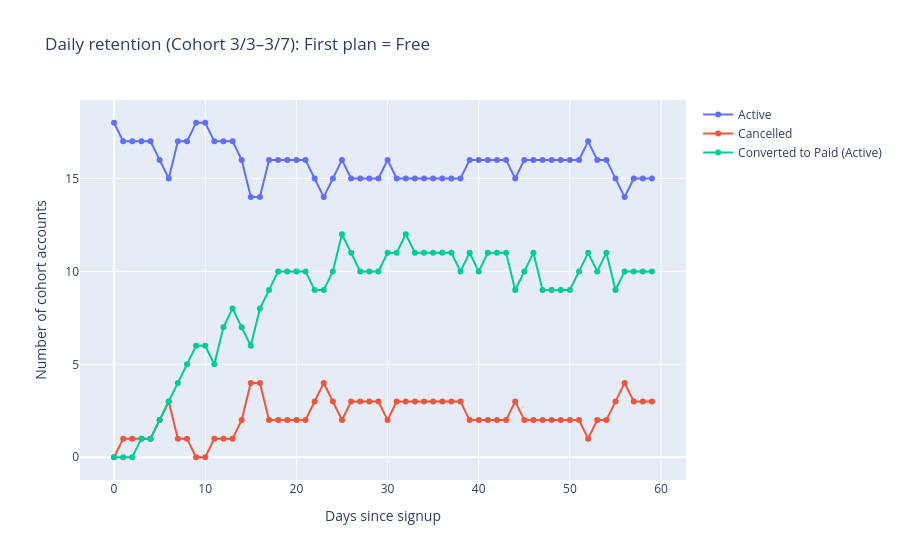
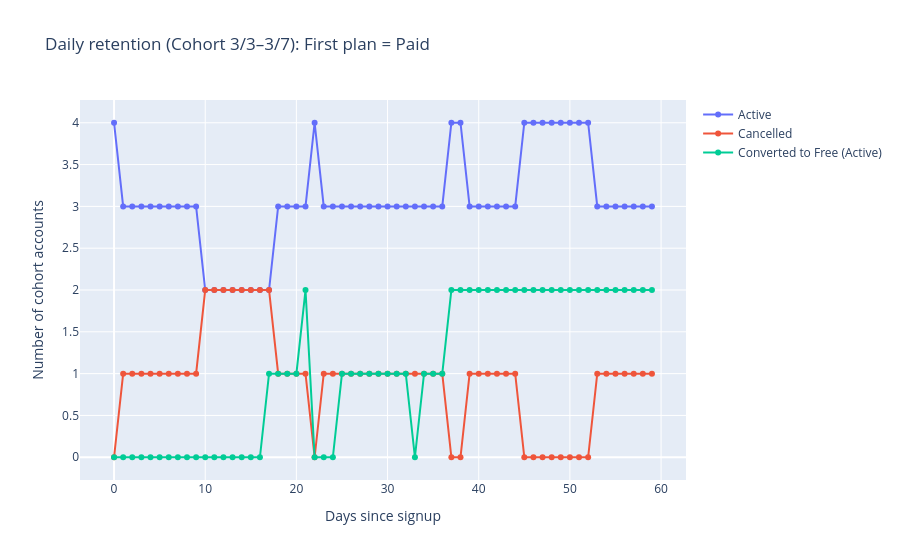
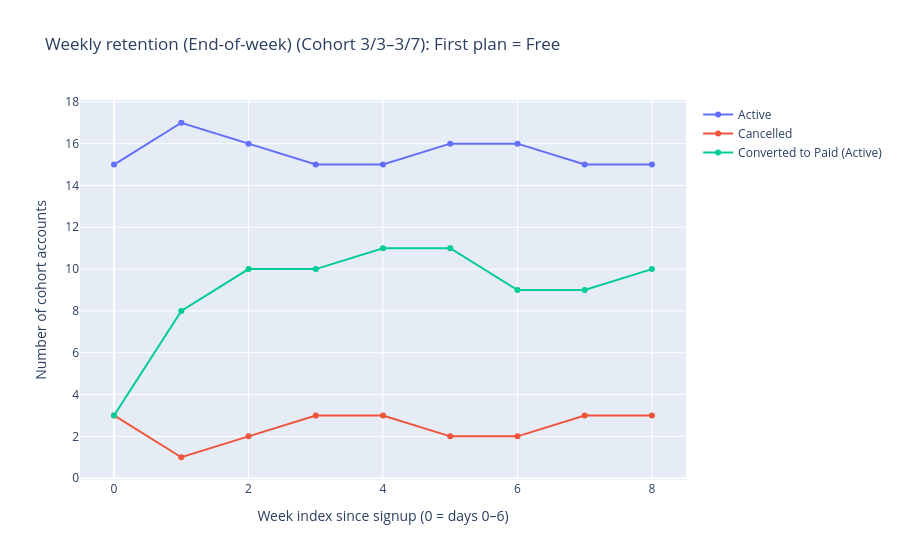
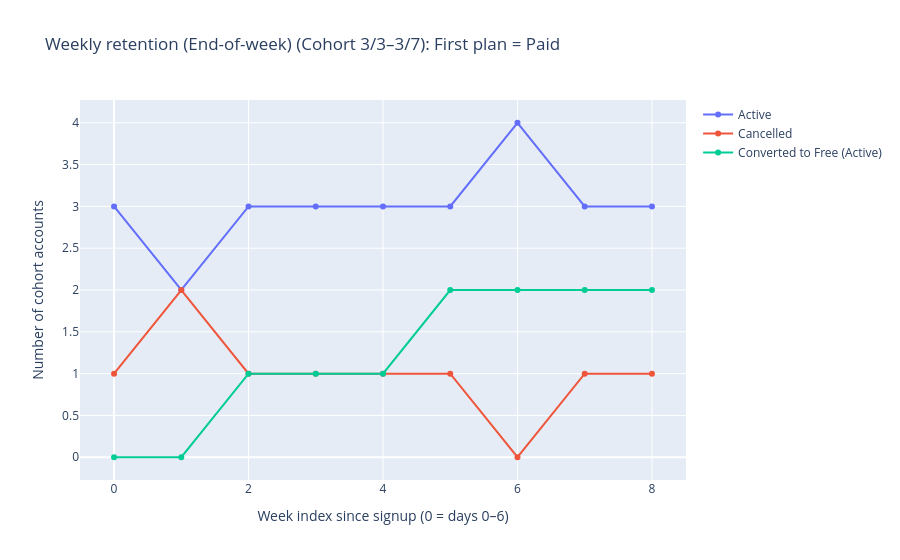

Notebook cell for these charts, in order:
### Markdown cell above
# How many accounts are still using the product in the following days and weeks? What is our retention rate?

### Code cell
'''
How many accounts are still using the product in the following days and weeks? What is our retention rate?
'''
import pandas as pd
import numpy as np
import plotly.express as px

# =========================
# Load + cohort definition
# =========================
PATH = DATA_PATH
df = pd.read_csv(PATH)

df["date"] = pd.to_datetime(df["date"])
df["startdate"] = pd.to_datetime(df["startdate"])

# Normalize strings (prevents Free vs free bugs)
df["plan"] = df["plan"].astype(str).str.strip().str.title()          # "Free"/"Paid"
df["Status"] = df["Status"].astype(str).str.strip().str.title()      # "Active"/"Cancelled"

# Cohort window: accounts created 3/3–3/7 (inclusive)
cohort_start = pd.Timestamp("2025-03-03")
cohort_end   = pd.Timestamp("2025-03-07")

# Identify cohort users by startdate
cohort_users = df.loc[df["startdate"].between(cohort_start, cohort_end), "userid"].unique()

# Keep cohort rows (daily snapshots for the following ~60 days)
cohort_df = df[df["userid"].isin(cohort_users)].copy()

# Keep only the first 60 days after signup (inclusive). Adjust if your case expects 0..59.
cohort_df = cohort_df[cohort_df["DaysSinceStart"].between(0, 60)]

# If any user has multiple rows per day, keep the last one (based on date)
cohort_df = cohort_df.sort_values(["userid", "date"]).drop_duplicates(["userid", "date"], keep="last")

# Determine each user's FIRST plan within the week-long cohort window (typically day 0)
first_plan = (
    cohort_df.sort_values(["userid", "DaysSinceStart"])
             .groupby("userid", as_index=False)
             .first()[["userid", "plan"]]
             .rename(columns={"plan": "first_plan"})
)

cohort_df = cohort_df.merge(first_plan, on="userid", how="left")


# =========================
# Helpers: daily + weekly retention series
# =========================
def compute_daily_series(data: pd.DataFrame, initial_plan: str) -> pd.DataFrame:
    """
    For users whose first_plan == initial_plan:
      - active_count: Status == Active (still using product that day)
      - cancelled_count: Status == Cancelled
      - converted_count:
          * if initial_plan==Free: plan == Paid AND Status == Active  (upgraded & still active)
          * if initial_plan==Paid: plan == Free AND Status == Active  (downgraded & still active)
    Returned index is DaysSinceStart (0..60).
    """
    d = data[data["first_plan"] == initial_plan].copy()

    if initial_plan == "Free":
        converted_mask = (d["plan"] == "Paid") & (d["Status"] == "Active")
        converted_label = "Converted to Paid (Active)"
    else:
        converted_mask = (d["plan"] == "Free") & (d["Status"] == "Active")
        converted_label = "Converted to Free (Active)"

    agg = (
        d.assign(
            is_active=(d["Status"] == "Active"),
            is_cancelled=(d["Status"] == "Cancelled"),
            is_converted=converted_mask
        )
        .groupby("DaysSinceStart", as_index=False)
        .agg(
            Active=("is_active", "sum"),
            Cancelled=("is_cancelled", "sum"),
            Converted=("is_converted", "sum"),
        )
        .sort_values("DaysSinceStart")
    )

    # Tidy for plotting
    tidy = agg.melt(
        id_vars=["DaysSinceStart"],
        value_vars=["Active", "Cancelled", "Converted"],
        var_name="Metric",
        value_name="Accounts",
    )

    # Rename "Converted" legend to something explicit
    tidy["Metric"] = tidy["Metric"].replace({"Converted": converted_label})
    tidy["Metric"] = tidy["Metric"].replace({"Active": "Active", "Cancelled": "Cancelled"})

    return tidy


def compute_weekly_series_end_of_week(data: pd.DataFrame, initial_plan: str) -> pd.DataFrame:
    """
    Weekly version using END-OF-WEEK state:
      - Define week_index = floor(DaysSinceStart / 7)
      - For each user-week, take the last available day in that week as the end-of-week plan/status
      - Aggregate counts per week_index for:
          Active, Cancelled, Converted (same definitions as daily)
    """
    d = data[data["first_plan"] == initial_plan].copy()
    d["week_index"] = (d["DaysSinceStart"] // 7).astype(int)

    # End-of-week snapshot per user-week (last day observed in that week)
    eow = (
        d.sort_values(["userid", "week_index", "DaysSinceStart"])
         .groupby(["userid", "week_index"], as_index=False)
         .tail(1)  # last row in each user-week
    )

    if initial_plan == "Free":
        converted_mask = (eow["plan"] == "Paid") & (eow["Status"] == "Active")
        converted_label = "Converted to Paid (Active)"
    else:
        converted_mask = (eow["plan"] == "Free") & (eow["Status"] == "Active")
        converted_label = "Converted to Free (Active)"

    agg = (
        eow.assign(
            is_active=(eow["Status"] == "Active"),
            is_cancelled=(eow["Status"] == "Cancelled"),
            is_converted=converted_mask
        )
        .groupby("week_index", as_index=False)
        .agg(
            Active=("is_active", "sum"),
            Cancelled=("is_cancelled", "sum"),
            Converted=("is_converted", "sum"),
        )
        .sort_values("week_index")
    )

    tidy = agg.melt(
        id_vars=["week_index"],
        value_vars=["Active", "Cancelled", "Converted"],
        var_name="Metric",
        value_name="Accounts",
    )

    tidy["Metric"] = tidy["Metric"].replace({"Converted": converted_label})
    tidy["Metric"] = tidy["Metric"].replace({"Active": "Active", "Cancelled": "Cancelled"})

    return tidy


def plot_lines(tidy: pd.DataFrame, x_col: str, title: str):
    fig = px.line(
        tidy,
        x=x_col,
        y="Accounts",
        color="Metric",
        markers=True,
        title=title
    )
    fig.update_layout(
        xaxis_title=("Days since signup" if x_col == "DaysSinceStart" else "Week index since signup (0 = days 0–6)"),
        yaxis_title="Number of cohort accounts",
        legend_title=""
    )
    fig.show()


# =========================
# Daily retention plots
# =========================
daily_free = compute_daily_series(cohort_df, initial_plan="Free")
plot_lines(
    daily_free,
    x_col="DaysSinceStart",
    title="Daily retention (Cohort 3/3–3/7): First plan = Free"
)

daily_paid = compute_daily_series(cohort_df, initial_plan="Paid")
plot_lines(
    daily_paid,
    x_col="DaysSinceStart",
    title="Daily retention (Cohort 3/3–3/7): First plan = Paid"
)

# =========================
# Weekly retention plots (end-of-week status)
# =========================
weekly_free = compute_weekly_series_end_of_week(cohort_df, initial_plan="Free")
plot_lines(
    weekly_free,
    x_col="week_index",
    title="Weekly retention (End-of-week) (Cohort 3/3–3/7): First plan = Free"
)

weekly_paid = compute_weekly_series_end_of_week(cohort_df, initial_plan="Paid")
plot_lines(
    weekly_paid,
    x_col="week_index",
    title="Weekly retention (End-of-week) (Cohort 3/3–3/7): First plan = Paid"
)

### Figure 1 — Plotly figure (JSON) as saved in the notebook; plotly's stock layout.template omitted (floating-point values rounded to 4 significant figures)
{"data": [{"hovertemplate": "Metric=Active<br>DaysSinceStart=%{x}<br>Accounts=%{y}<extra></extra>", "legendgroup": "Active", "line": {"color": "#636efa", "dash": "solid"}, "marker": {"symbol": "circle"}, "mode": "lines+markers", "name": "Active", "orientation": "v", "showlegend": true, "type": "scatter", "x": [0, 1, 2, 3, 4, 5, 6, 7, 8, 9, 10, 11, 12, 13, 14, 15, 16, 17, 18, 19, 20, 21, 22, 23, 24, 25, 26, 27, 28, 29, 30, 31, 32, 33, 34, 35, 36, 37, 38, 39, 40, 41, 42, 43, 44, 45, 46, 47, 48, 49, 50, 51, 52, 53, 54, 55, 56, 57, 58, 59], "xaxis": "x", "y": [18, 17, 17, 17, 17, 16, 15, 17, 17, 18, 18, 17, 17, 17, 16, 14, 14, 16, 16, 16, 16, 16, 15, 14, 15, 16, 15, 15, 15, 15, 16, 15, 15, 15, 15, 15, 15, 15, 15, 16, 16, 16, 16, 16, 15, 16, 16, 16, 16, 16, 16, 16, 17, 16, 16, 15, 14, 15, 15, 15], "yaxis": "y"}, {"hovertemplate": "Metric=Cancelled<br>DaysSinceStart=%{x}<br>Accounts=%{y}<extra></extra>", "legendgroup": "Cancelled", "line": {"color": "#EF553B", "dash": "solid"}, "marker": {"symbol": "circle"}, "mode": "lines+markers", "name": "Cancelled", "orientation": "v", "showlegend": true, "type": "scatter", "x": [0, 1, 2, 3, 4, 5, 6, 7, 8, 9, 10, 11, 12, 13, 14, 15, 16, 17, 18, 19, 20, 21, 22, 23, 24, 25, 26, 27, 28, 29, 30, 31, 32, 33, 34, 35, 36, 37, 38, 39, 40, 41, 42, 43, 44, 45, 46, 47, 48, 49, 50, 51, 52, 53, 54, 55, 56, 57, 58, 59], "xaxis": "x", "y": [0, 1, 1, 1, 1, 2, 3, 1, 1, 0, 0, 1, 1, 1, 2, 4, 4, 2, 2, 2, 2, 2, 3, 4, 3, 2, 3, 3, 3, 3, 2, 3, 3, 3, 3, 3, 3, 3, 3, 2, 2, 2, 2, 2, 3, 2, 2, 2, 2, 2, 2, 2, 1, 2, 2, 3, 4, 3, 3, 3], "yaxis": "y"}, {"hovertemplate": "Metric=Converted to Paid (Active)<br>DaysSinceStart=%{x}<br>Accounts=%{y}<extra></extra>", "legendgroup": "Converted to Paid (Active)", "line": {"color": "#00cc96", "dash": "solid"}, "marker": {"symbol": "circle"}, "mode": "lines+markers", "name": "Converted to Paid (Active)", "orientation": "v", "showlegend": true, "type": "scatter", "x": [0, 1, 2, 3, 4, 5, 6, 7, 8, 9, 10, 11, 12, 13, 14, 15, 16, 17, 18, 19, 20, 21, 22, 23, 24, 25, 26, 27, 28, 29, 30, 31, 32, 33, 34, 35, 36, 37, 38, 39, 40, 41, 42, 43, 44, 45, 46, 47, 48, 49, 50, 51, 52, 53, 54, 55, 56, 57, 58, 59], "xaxis": "x", "y": [0, 0, 0, 1, 1, 2, 3, 4, 5, 6, 6, 5, 7, 8, 7, 6, 8, 9, 10, 10, 10, 10, 9, 9, 10, 12, 11, 10, 10, 10, 11, 11, 12, 11, 11, 11, 11, 11, 10, 11, 10, 11, 11, 11, 9, 10, 11, 9, 9, 9, 9, 10, 11, 10, 11, 9, 10, 10, 10, 10], "yaxis": "y"}], "layout": {"legend": {"title": {"text": ""}, "tracegroupgap": 0}, "title": {"text": "Daily retention (Cohort 3/3–3/7): First plan = Free"}, "xaxis": {"anchor": "y", "domain": [0, 1], "title": {"text": "Days since signup"}}, "yaxis": {"anchor": "x", "domain": [0, 1], "title": {"text": "Number of cohort accounts"}}}}

### Figure 2 — Plotly figure (JSON) as saved in the notebook; plotly's stock layout.template omitted (floating-point values rounded to 4 significant figures)
{"data": [{"hovertemplate": "Metric=Active<br>DaysSinceStart=%{x}<br>Accounts=%{y}<extra></extra>", "legendgroup": "Active", "line": {"color": "#636efa", "dash": "solid"}, "marker": {"symbol": "circle"}, "mode": "lines+markers", "name": "Active", "orientation": "v", "showlegend": true, "type": "scatter", "x": [0, 1, 2, 3, 4, 5, 6, 7, 8, 9, 10, 11, 12, 13, 14, 15, 16, 17, 18, 19, 20, 21, 22, 23, 24, 25, 26, 27, 28, 29, 30, 31, 32, 33, 34, 35, 36, 37, 38, 39, 40, 41, 42, 43, 44, 45, 46, 47, 48, 49, 50, 51, 52, 53, 54, 55, 56, 57, 58, 59], "xaxis": "x", "y": [4, 3, 3, 3, 3, 3, 3, 3, 3, 3, 2, 2, 2, 2, 2, 2, 2, 2, 3, 3, 3, 3, 4, 3, 3, 3, 3, 3, 3, 3, 3, 3, 3, 3, 3, 3, 3, 4, 4, 3, 3, 3, 3, 3, 3, 4, 4, 4, 4, 4, 4, 4, 4, 3, 3, 3, 3, 3, 3, 3], "yaxis": "y"}, {"hovertemplate": "Metric=Cancelled<br>DaysSinceStart=%{x}<br>Accounts=%{y}<extra></extra>", "legendgroup": "Cancelled", "line": {"color": "#EF553B", "dash": "solid"}, "marker": {"symbol": "circle"}, "mode": "lines+markers", "name": "Cancelled", "orientation": "v", "showlegend": true, "type": "scatter", "x": [0, 1, 2, 3, 4, 5, 6, 7, 8, 9, 10, 11, 12, 13, 14, 15, 16, 17, 18, 19, 20, 21, 22, 23, 24, 25, 26, 27, 28, 29, 30, 31, 32, 33, 34, 35, 36, 37, 38, 39, 40, 41, 42, 43, 44, 45, 46, 47, 48, 49, 50, 51, 52, 53, 54, 55, 56, 57, 58, 59], "xaxis": "x", "y": [0, 1, 1, 1, 1, 1, 1, 1, 1, 1, 2, 2, 2, 2, 2, 2, 2, 2, 1, 1, 1, 1, 0, 1, 1, 1, 1, 1, 1, 1, 1, 1, 1, 1, 1, 1, 1, 0, 0, 1, 1, 1, 1, 1, 1, 0, 0, 0, 0, 0, 0, 0, 0, 1, 1, 1, 1, 1, 1, 1], "yaxis": "y"}, {"hovertemplate": "Metric=Converted to Free (Active)<br>DaysSinceStart=%{x}<br>Accounts=%{y}<extra></extra>", "legendgroup": "Converted to Free (Active)", "line": {"color": "#00cc96", "dash": "solid"}, "marker": {"symbol": "circle"}, "mode": "lines+markers", "name": "Converted to Free (Active)", "orientation": "v", "showlegend": true, "type": "scatter", "x": [0, 1, 2, 3, 4, 5, 6, 7, 8, 9, 10, 11, 12, 13, 14, 15, 16, 17, 18, 19, 20, 21, 22, 23, 24, 25, 26, 27, 28, 29, 30, 31, 32, 33, 34, 35, 36, 37, 38, 39, 40, 41, 42, 43, 44, 45, 46, 47, 48, 49, 50, 51, 52, 53, 54, 55, 56, 57, 58, 59], "xaxis": "x", "y": [0, 0, 0, 0, 0, 0, 0, 0, 0, 0, 0, 0, 0, 0, 0, 0, 0, 1, 1, 1, 1, 2, 0, 0, 0, 1, 1, 1, 1, 1, 1, 1, 1, 0, 1, 1, 1, 2, 2, 2, 2, 2, 2, 2, 2, 2, 2, 2, 2, 2, 2, 2, 2, 2, 2, 2, 2, 2, 2, 2], "yaxis": "y"}], "layout": {"legend": {"title": {"text": ""}, "tracegroupgap": 0}, "title": {"text": "Daily retention (Cohort 3/3–3/7): First plan = Paid"}, "xaxis": {"anchor": "y", "domain": [0, 1], "title": {"text": "Days since signup"}}, "yaxis": {"anchor": "x", "domain": [0, 1], "title": {"text": "Number of cohort accounts"}}}}

### Figure 3 — Plotly figure (JSON) as saved in the notebook; plotly's stock layout.template omitted (floating-point values rounded to 4 significant figures)
{"data": [{"hovertemplate": "Metric=Active<br>week_index=%{x}<br>Accounts=%{y}<extra></extra>", "legendgroup": "Active", "line": {"color": "#636efa", "dash": "solid"}, "marker": {"symbol": "circle"}, "mode": "lines+markers", "name": "Active", "orientation": "v", "showlegend": true, "type": "scatter", "x": [0, 1, 2, 3, 4, 5, 6, 7, 8], "xaxis": "x", "y": [15, 17, 16, 15, 15, 16, 16, 15, 15], "yaxis": "y"}, {"hovertemplate": "Metric=Cancelled<br>week_index=%{x}<br>Accounts=%{y}<extra></extra>", "legendgroup": "Cancelled", "line": {"color": "#EF553B", "dash": "solid"}, "marker": {"symbol": "circle"}, "mode": "lines+markers", "name": "Cancelled", "orientation": "v", "showlegend": true, "type": "scatter", "x": [0, 1, 2, 3, 4, 5, 6, 7, 8], "xaxis": "x", "y": [3, 1, 2, 3, 3, 2, 2, 3, 3], "yaxis": "y"}, {"hovertemplate": "Metric=Converted to Paid (Active)<br>week_index=%{x}<br>Accounts=%{y}<extra></extra>", "legendgroup": "Converted to Paid (Active)", "line": {"color": "#00cc96", "dash": "solid"}, "marker": {"symbol": "circle"}, "mode": "lines+markers", "name": "Converted to Paid (Active)", "orientation": "v", "showlegend": true, "type": "scatter", "x": [0, 1, 2, 3, 4, 5, 6, 7, 8], "xaxis": "x", "y": [3, 8, 10, 10, 11, 11, 9, 9, 10], "yaxis": "y"}], "layout": {"legend": {"title": {"text": ""}, "tracegroupgap": 0}, "title": {"text": "Weekly retention (End-of-week) (Cohort 3/3–3/7): First plan = Free"}, "xaxis": {"anchor": "y", "domain": [0, 1], "title": {"text": "Week index since signup (0 = days 0–6)"}}, "yaxis": {"anchor": "x", "domain": [0, 1], "title": {"text": "Number of cohort accounts"}}}}

### Figure 4 — Plotly figure (JSON) as saved in the notebook; plotly's stock layout.template omitted (floating-point values rounded to 4 significant figures)
{"data": [{"hovertemplate": "Metric=Active<br>week_index=%{x}<br>Accounts=%{y}<extra></extra>", "legendgroup": "Active", "line": {"color": "#636efa", "dash": "solid"}, "marker": {"symbol": "circle"}, "mode": "lines+markers", "name": "Active", "orientation": "v", "showlegend": true, "type": "scatter", "x": [0, 1, 2, 3, 4, 5, 6, 7, 8], "xaxis": "x", "y": [3, 2, 3, 3, 3, 3, 4, 3, 3], "yaxis": "y"}, {"hovertemplate": "Metric=Cancelled<br>week_index=%{x}<br>Accounts=%{y}<extra></extra>", "legendgroup": "Cancelled", "line": {"color": "#EF553B", "dash": "solid"}, "marker": {"symbol": "circle"}, "mode": "lines+markers", "name": "Cancelled", "orientation": "v", "showlegend": true, "type": "scatter", "x": [0, 1, 2, 3, 4, 5, 6, 7, 8], "xaxis": "x", "y": [1, 2, 1, 1, 1, 1, 0, 1, 1], "yaxis": "y"}, {"hovertemplate": "Metric=Converted to Free (Active)<br>week_index=%{x}<br>Accounts=%{y}<extra></extra>", "legendgroup": "Converted to Free (Active)", "line": {"color": "#00cc96", "dash": "solid"}, "marker": {"symbol": "circle"}, "mode": "lines+markers", "name": "Converted to Free (Active)", "orientation": "v", "showlegend": true, "type": "scatter", "x": [0, 1, 2, 3, 4, 5, 6, 7, 8], "xaxis": "x", "y": [0, 0, 1, 1, 1, 2, 2, 2, 2], "yaxis": "y"}], "layout": {"legend": {"title": {"text": ""}, "tracegroupgap": 0}, "title": {"text": "Weekly retention (End-of-week) (Cohort 3/3–3/7): First plan = Paid"}, "xaxis": {"anchor": "y", "domain": [0, 1], "title": {"text": "Week index since signup (0 = days 0–6)"}}, "yaxis": {"anchor": "x", "domain": [0, 1], "title": {"text": "Number of cohort accounts"}}}}
